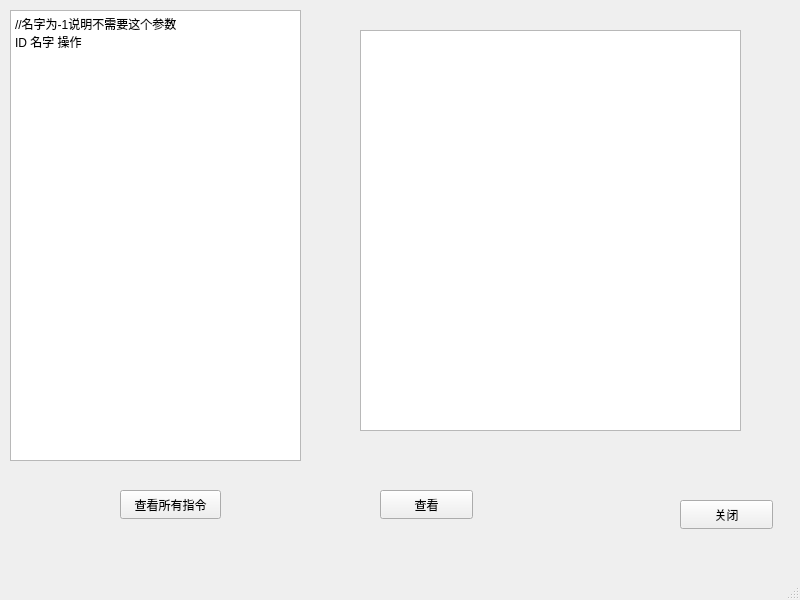
<?xml version="1.0" encoding="UTF-8"?>
<ui version="4.0">
 <class>Form</class>
 <widget class="QMainWindow" name="Form">
  <property name="geometry">
   <rect>
    <x>0</x>
    <y>0</y>
    <width>800</width>
    <height>600</height>
   </rect>
  </property>
  <property name="windowTitle">
   <string>MainWindow</string>
  </property>
  <widget class="QWidget" name="centralwidget">
   <widget class="QPushButton" name="close_me">
    <property name="geometry">
     <rect>
      <x>680</x>
      <y>500</y>
      <width>93</width>
      <height>29</height>
     </rect>
    </property>
    <property name="text">
     <string>关闭</string>
    </property>
   </widget>
   <widget class="QTextEdit" name="textEdit">
    <property name="geometry">
     <rect>
      <x>10</x>
      <y>10</y>
      <width>291</width>
      <height>451</height>
     </rect>
    </property>
    <property name="html">
     <string>&lt;!DOCTYPE HTML PUBLIC &quot;-//W3C//DTD HTML 4.0//EN&quot; &quot;http://www.w3.org/TR/REC-html40/strict.dtd&quot;&gt;
&lt;html&gt;&lt;head&gt;&lt;meta name=&quot;qrichtext&quot; content=&quot;1&quot; /&gt;&lt;meta charset=&quot;utf-8&quot; /&gt;&lt;style type=&quot;text/css&quot;&gt;
p, li { white-space: pre-wrap; }
hr { height: 1px; border-width: 0; }
li.unchecked::marker { content: &quot;\2610&quot;; }
li.checked::marker { content: &quot;\2612&quot;; }
&lt;/style&gt;&lt;/head&gt;&lt;body style=&quot; font-family:'Microsoft YaHei UI'; font-size:9pt; font-weight:400; font-style:normal;&quot;&gt;
&lt;p style=&quot; margin-top:0px; margin-bottom:0px; margin-left:0px; margin-right:0px; -qt-block-indent:0; text-indent:0px;&quot;&gt;//名字为-1说明不需要这个参数&lt;/p&gt;
&lt;p style=&quot; margin-top:0px; margin-bottom:0px; margin-left:0px; margin-right:0px; -qt-block-indent:0; text-indent:0px;&quot;&gt;ID 名字 操作 &lt;/p&gt;&lt;/body&gt;&lt;/html&gt;</string>
    </property>
   </widget>
   <widget class="QTextEdit" name="textEdit_2">
    <property name="geometry">
     <rect>
      <x>360</x>
      <y>30</y>
      <width>381</width>
      <height>401</height>
     </rect>
    </property>
   </widget>
   <widget class="QPushButton" name="pushButton">
    <property name="geometry">
     <rect>
      <x>120</x>
      <y>490</y>
      <width>101</width>
      <height>29</height>
     </rect>
    </property>
    <property name="text">
     <string>查看所有指令</string>
    </property>
   </widget>
   <widget class="QPushButton" name="pushButton_2">
    <property name="geometry">
     <rect>
      <x>380</x>
      <y>490</y>
      <width>93</width>
      <height>29</height>
     </rect>
    </property>
    <property name="text">
     <string>查看</string>
    </property>
   </widget>
  </widget>
  <widget class="QMenuBar" name="menubar">
   <property name="geometry">
    <rect>
     <x>0</x>
     <y>0</y>
     <width>800</width>
     <height>26</height>
    </rect>
   </property>
  </widget>
  <widget class="QStatusBar" name="statusbar"/>
 </widget>
 <resources/>
 <connections/>
</ui>
